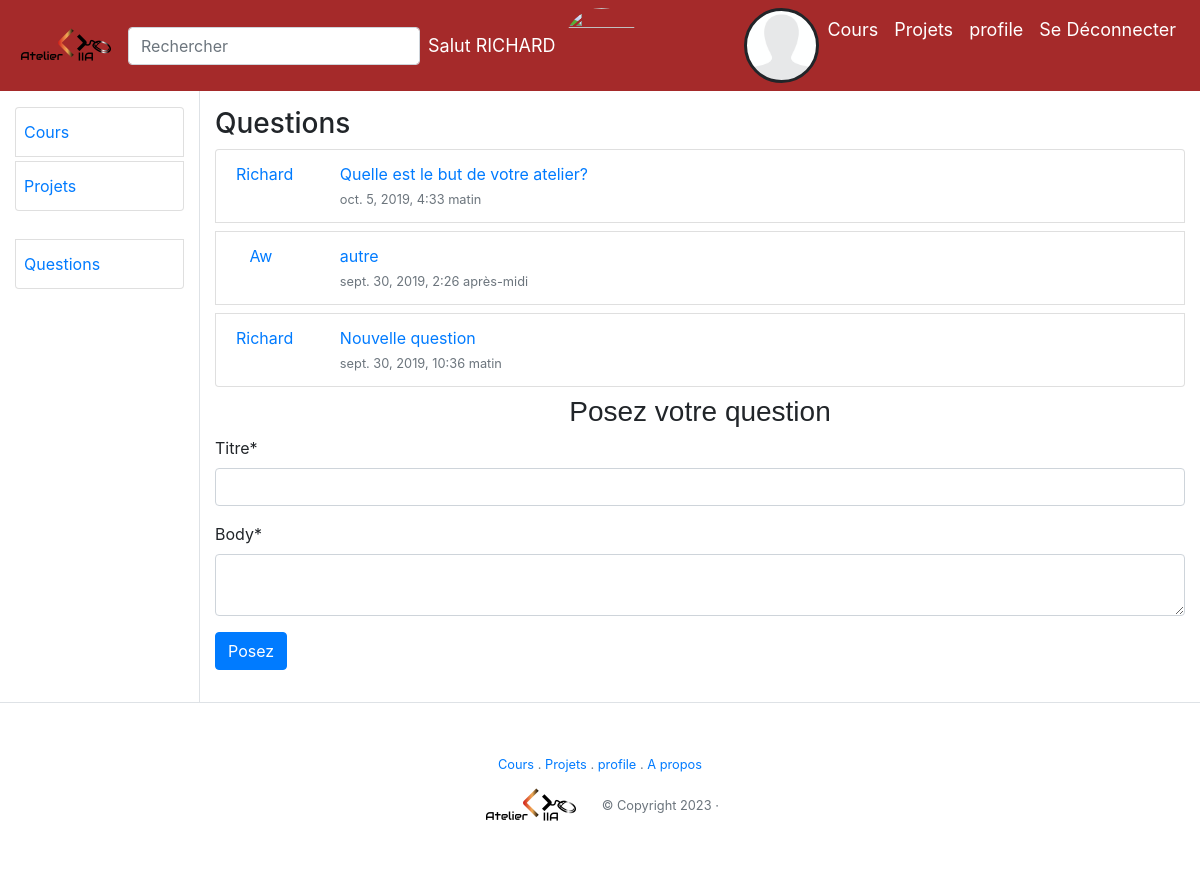
Page /q/questions (signed in) on the earlier database version.
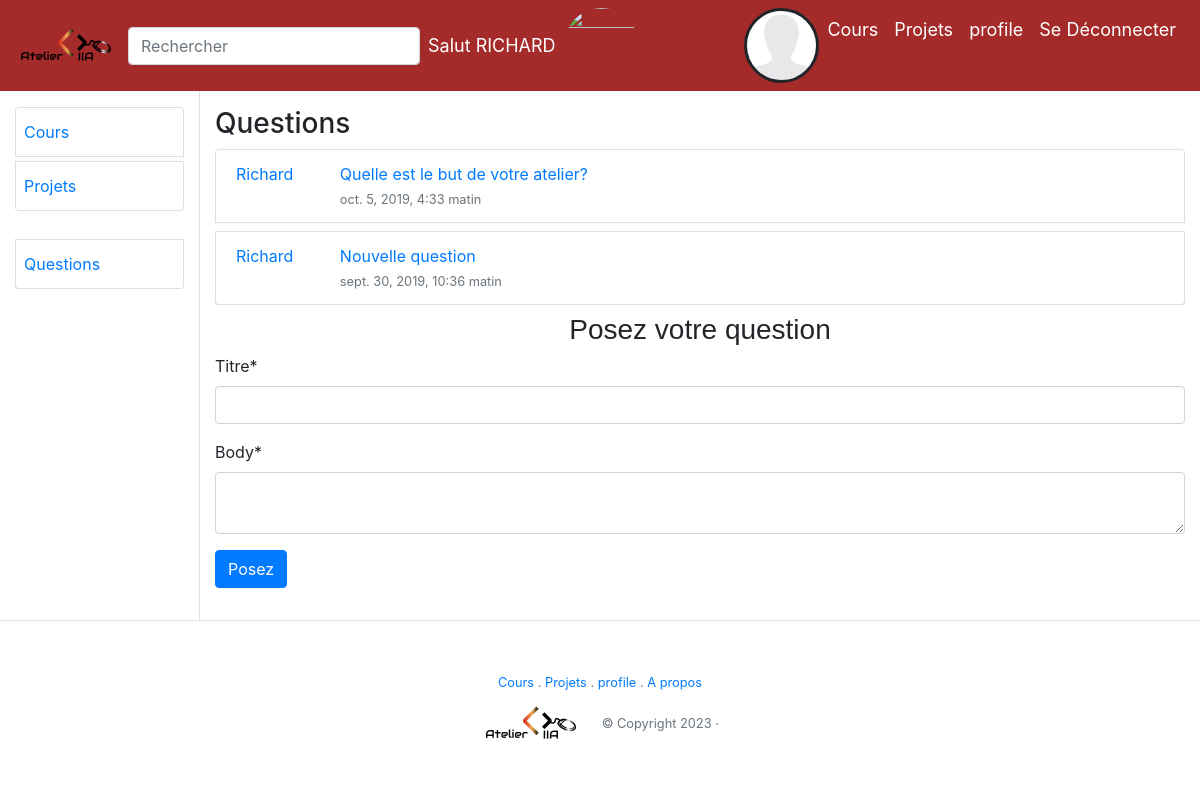
Same page on the later database version.
### questions/models.py (models this page shows, shortened)
class Question(models.Model):
	user = models.ForeignKey(User,on_delete=models.CASCADE)
	titre = models.CharField(max_length=255,default='')
	body = models.TextField()
	date = models.DateTimeField(verbose_name="Date de parution",
                                default=timezone.now)

### questions/views.py (the view)
# urls.py: path('q/',include('questions.urls')),
@login_required
def questions(request):
	if request.method == 'POST':
		form = Questions_forms(request.POST)
		if form.is_valid():
			post = form.save(commit=False)
			post.user = request.user
			post.save()
			return redirect('questions')
	else:
		form = Questions_forms()
	lesquestions = Question.objects.all().order_by('-date')
	return render(request,'questions.html',{'form':form,'questions':lesquestions})

### questions/forms.py
class Questions_forms(forms.ModelForm):
	helper = FormHelper()
	helper.form_method = "POST"
	helper.add_input(Submit("Posez","Posez", css_class='btn-primary'))
	class Meta:
		model = Question
		fields = ('titre','body')

### questions/templates/questions/questions.html (shortened to what this page needs)
{% extends 'base.html' %}
 {% block state %}   {% include 'inclusions/_dashboard_questions.html' %}   {% endblock %}

### questions/templates/questions/inclusions/_dashboard_questions.html (shortened to what this page needs)
  <div class="order-2 order-md-2 col-12 col-md-10 min-height min-page-height py-3">
    <div>
      <h3>Questions</h3>
      <div>
        {% for this in questions%}
          <a class="list-group-item mb-2" href="{% url 'questions' this.id %}">
              <div class="row">
                <div class="col-2 col-md-1 mr-4 text-center">
                    <div class="text-avatar-img-x text-avatar ">
                          <span>{{ this.user.username }}</span>
                    </div>
                </div>
              <div class="col">
              <span width="500">
                <span>{{ this.titre|truncatechars:40 }}</span>
              </span>
              <p class="py-0 my-0"><small class="text-muted"><span>{{ this.date }}</span></small> </p>
              </div>
              </div>
          </a>
          {% endfor %}
      </div>
    </div>
<div class="mt-2">
        <div>
          {% load crispy_forms_tags %}
          <h3 style="text-align: center;font-family: sans-serif;">Posez votre question </h3>
          <div>
            {% crispy form %}
          </div>
        </div>
</div>
  </div>

Differences in the rows shown:
removed Question: user.username "Aw", titre "autre", date "sept. 30, 2019, 2:26 après-midi"
